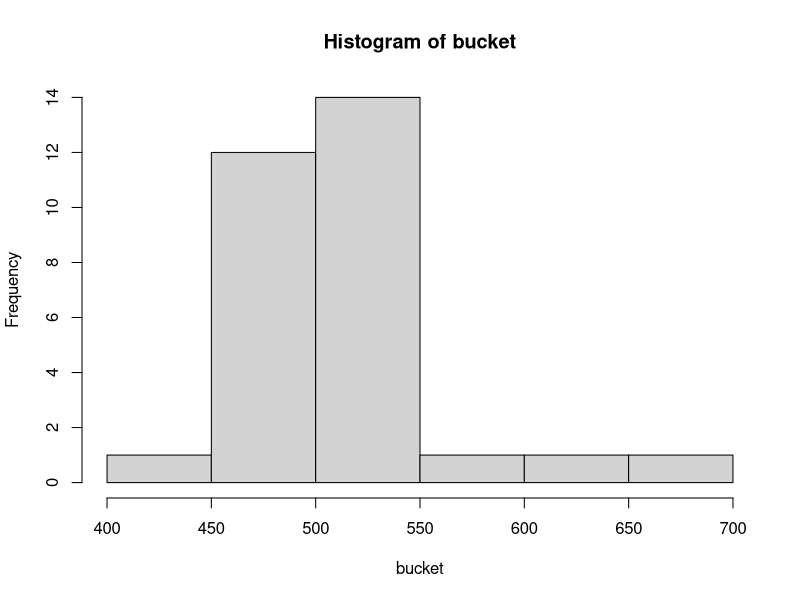

The R source for this figure:
## ---- chunk 1
buildDy <- function(csize=35){
  bdlist=1:365
  out <- sample(bdlist,csize,replace=T)
}
## ---- chunk 2
try1=buildDy(csize = 35)
table(try1)
## ---- chunk 3
maxdup = function(inlist){
  out <- max(table(inlist))
}
## ---- chunk 4
buildDY <- function(csize=35){
  bdlist=1:365
  out <- sample(bdlist,csize,replace=T)
}
## ---- chunk 5
try1=buildDY(csize = 35)
table(try1)
## ---- chunk 6
maxdup = function(inlist){
    out <- max(table(inlist))
}
## ---- chunk 7
bucket=numeric()
for (j in 1:30){
  


brownlow=0
trials = numeric()

for (i in 1:1137) {
  a<-buildDY(csize = 35)
  trials[i] = maxdup(a)
 
}

out <- ifelse(trials>=2,1,-2) 
bucket[j] <- sum(out)
}
hist(bucket)
